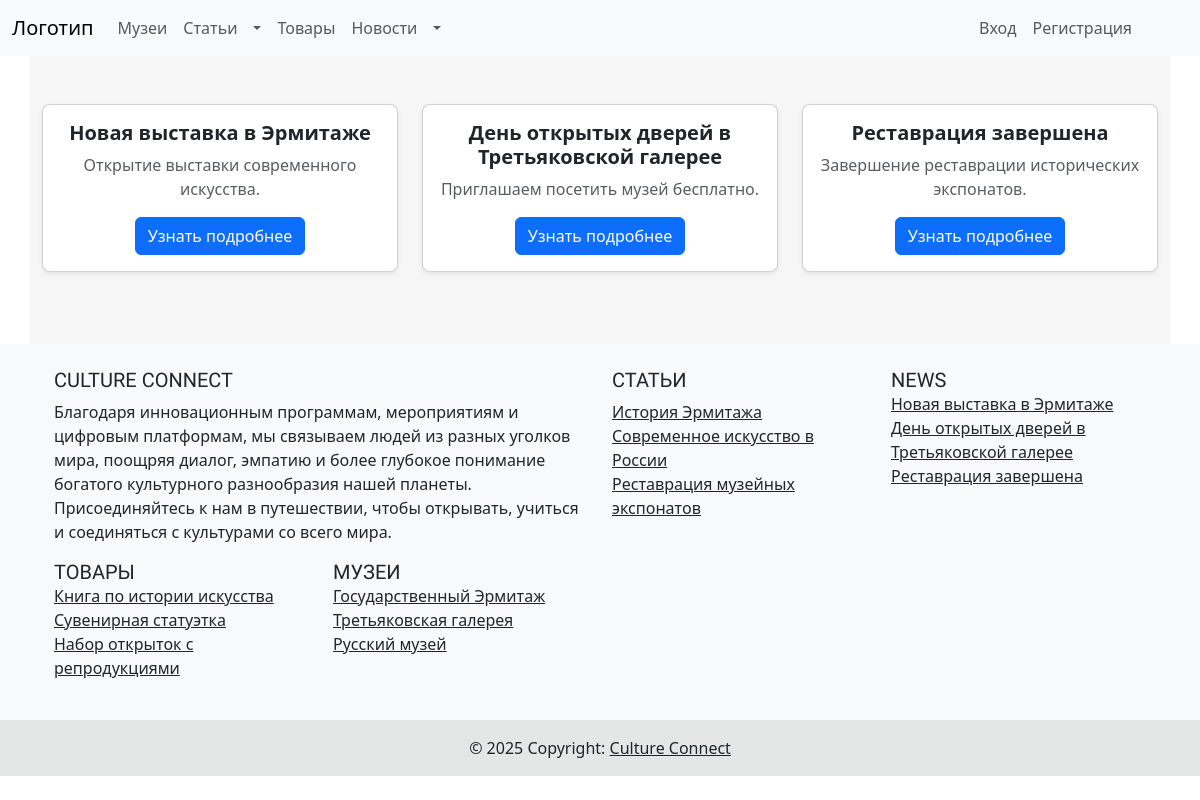
/new.php, run on an earlier commit of the app's database.
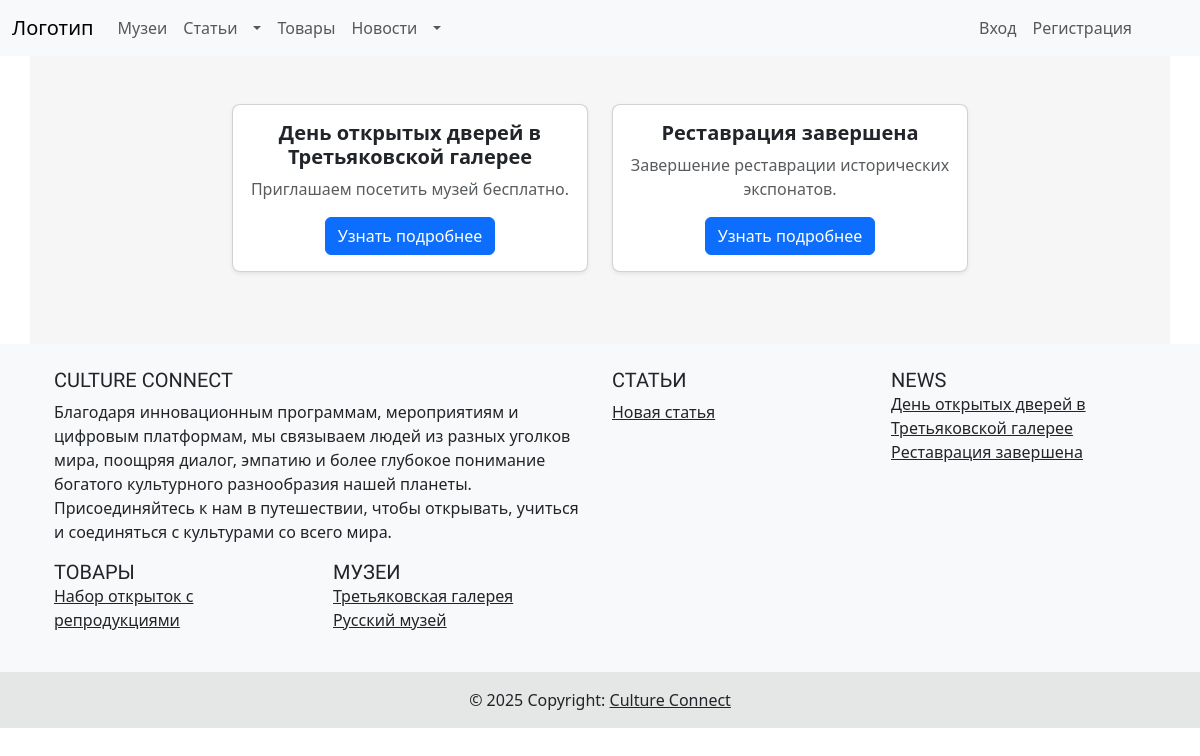
And on a later commit of the database.
### tables this page shows
CREATE TABLE `news` (
  `Id` int(11) NOT NULL,
  `Name` varchar(55) NOT NULL,
  `Short_desc` varchar(150) NOT NULL,
  `Full_desc` varchar(320) NOT NULL,
  `Footer_desc` varchar(150) NOT NULL,
  `Date` varchar(25) NOT NULL,
  `Editor` int(11) DEFAULT NULL
);

CREATE TABLE `articles` (
  `Id` int(11) NOT NULL,
  `Name` varchar(55) NOT NULL,
  `Short_desc` varchar(150) NOT NULL,
  `Full_desc` varchar(320) NOT NULL,
  `Date` varchar(25) NOT NULL,
  `Editor` int(11) DEFAULT NULL
);

CREATE TABLE `product` (
  `Id` int(11) NOT NULL,
  `Name` varchar(55) NOT NULL,
  `Short_desc` varchar(150) NOT NULL,
  `Full_desc` varchar(320) DEFAULT NULL,
  `Price` varchar(25) DEFAULT NULL,
  `Available` varchar(15) DEFAULT NULL,
  `Image_path` varchar(255) DEFAULT NULL,
  `Editor` int(11) DEFAULT NULL
);

CREATE TABLE `museums` (
  `Id` int(11) NOT NULL,
  `Name` varchar(55) NOT NULL,
  `Short_desc` varchar(150) NOT NULL,
  `Full_desc` varchar(320) NOT NULL,
  `Image_path` varchar(255) DEFAULT NULL,
  `Editor` int(11) DEFAULT NULL
);

### new.php (the view, shortened to what this page needs)
<?php include "include/header.php"; ?>
<?php
$query_museums = $pdo->prepare("SELECT * FROM news");
$query_museums->execute();
$news_query_result = $query_museums->fetchAll(PDO::FETCH_ASSOC);
?>
<body class="bg-light">
    <div class="container py-5">
        <?php if ($news_query_result): ?>
            <div class="row justify-content-center">
                <?php foreach ($news_query_result as $row): ?>
                    <div class="col-md-6 col-lg-4 mb-4">
                        <div class="card h-100 shadow-sm rounded-3">
                            <div class="card-body text-center">
                                <h5 class="card-title fw-bold"><?= htmlspecialchars($row["Name"]) ?></h5>
                                <p class="card-text text-muted"><?= htmlspecialchars($row['Short_desc']) ?></p>
                                <a class="btn btn-primary" href="/cult_conn/dynamic_pages/news.php?id=<?= htmlspecialchars($row["Id"])?>">Узнать подробнее</a>
                            </div>
                        </div>
                    </div>
                <?php endforeach; ?>
            </div>
        <?php else: ?>
            <p class="text-muted text-center">У нас нет новостей (</p>
        <?php endif; ?>
    </div>
</body>
<?php include "include/footer.php"; ?>

### include/footer.php (shortened to what this page needs)
<?php
$query_artl = $pdo->prepare("SELECT Name, Id FROM articles");
$query_artl->execute();
$articles_query_result = $query_artl->fetchAll(PDO::FETCH_ASSOC);
$query_news = $pdo->prepare("SELECT Name, Id FROM news");
$query_news->execute();
$news_query_result = $query_news->fetchAll(PDO::FETCH_ASSOC);
$query_prod = $pdo->prepare("SELECT Name, Id FROM product");
$query_prod->execute();
$products_query_result = $query_prod->fetchAll(PDO::FETCH_ASSOC);
$query_museums = $pdo->prepare("SELECT Name, Id FROM museums");
$query_museums->execute();
$museums_query_result = $query_museums->fetchAll(PDO::FETCH_ASSOC);
?>
<footer class="bg-light text-center text-lg-start">
        <div class="container p-4">
            <div class="row">
                <div class="col-lg-6 col-md-12 mb-4 mb-md-0">
                    <h5 class="text-uppercase mooli-regular">Culture Connect</h5>
                    <p>
                    Благодаря инновационным программам, мероприятиям и цифровым платформам, мы связываем людей из разных уголков мира, поощряя диалог, эмпатию и более глубокое понимание богатого культурного разнообразия нашей планеты. Присоединяйтесь к нам в путешествии, чтобы открывать, учиться и соединяться с культурами со всего мира.                    </p>
                </div>
                <div class="col-lg-3 col-md-6 mb-4 mb-md-0">
                    <h5 class="text-uppercase comfortaa-regular">Статьи</h5>
                    <ul class="list-unstyled mb-0">
                        <?php
                        foreach ($articles_query_result as $article) {
                            echo "<li><a href='article.php?id={$article['Id']}' class='text-dark'>{$article['Name']}</a></li>";
                        }
                        ?>
                    </ul>
                </div>
                <div class="col-lg-3 col-md-6 mb-4 mb-md-0">
                    <h5 class="text-uppercase mb-0 comfortaa-bold">News</h5>
                    <ul class="list-unstyled">
                        <?php
                        foreach ($news_query_result as $news) {
                            echo "<li><a href='news.php?id={$news['Id']}' class='text-dark'>{$news['Name']}</a></li>";
                        }
                        ?>
                    </ul>
                </div>
                <div class="col-lg-3 col-md-6 mb-4 mb-md-0">
                    <h5 class="text-uppercase mb-0 comfortaa-bold">Товары</h5>
                    <ul class="list-unstyled">
                        <?php
                        foreach ($products_query_result as $product) {
                            echo "<li><a href='product.php?id={$product['Id']}' class='text-dark'>{$product['Name']}</a></li>";
                        }
                        ?>
                    </ul>
                </div>
                <div class="col-lg-3 col-md-6 mb-4 mb-md-0">
                    <h5 class="text-uppercase mb-0 comfortaa-bold">Музеи</h5>
                    <ul class="list-unstyled">
                        <?php
                        foreach ($museums_query_result as $museum) {
                            echo "<li><a href='museum.php?id={$museum['Id']}' class='text-dark'>{$museum['Name']}</a></li>";
                        }
                        ?>
                    </ul>
                </div>
            </div>
        </div>
        <div class="text-center p-3" style="background-color: rgba(0, 0, 0, 0.08);">
            © 2025 Copyright:
            <a class="text-dark" href="/cult_conn">Culture Connect</a>
        </div>
</footer>
</body>

What changed in the data, as far as the page shows it:
removed news: Name "Новая выставка в Эрмитаже", Short_desc "Открытие выставки современного искусства."
removed articles: Name "История Эрмитажа"
removed articles: Name "Современное искусство в России"
removed articles: Name "Реставрация музейных экспонатов"
removed product: Name "Книга по истории искусства"
removed product: Name "Сувенирная статуэтка"
removed museums: Name "Государственный Эрмитаж"
added articles: Name "Новая статья"
